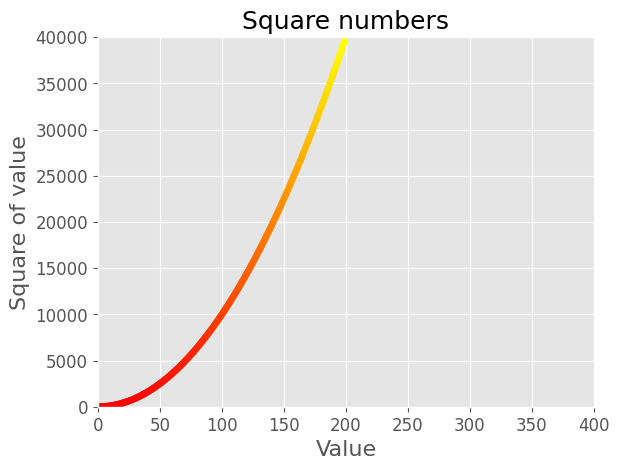

This figure's Python source:
import matplotlib.pyplot as plt

x_values = range(200)
y_values = [x**2 for x in x_values]

plt.style.use('ggplot')
fig, ax = plt.subplots()

ax.scatter(x_values, y_values, s=20, c=y_values, cmap=plt.cm.autumn)

# Назначение заголовка диаграммы и меток осей
ax.set_title("Square numbers", fontsize=18)
ax.set_xlabel("Value", fontsize=16)
ax.set_ylabel("Square of value", fontsize=16)

ax.tick_params(axis="both", which="major", labelsize=12)

ax.axis([0, 400, 0, 40000])

# plt.show()
plt.savefig('scatter_squares.png', bbox_inches='tight')